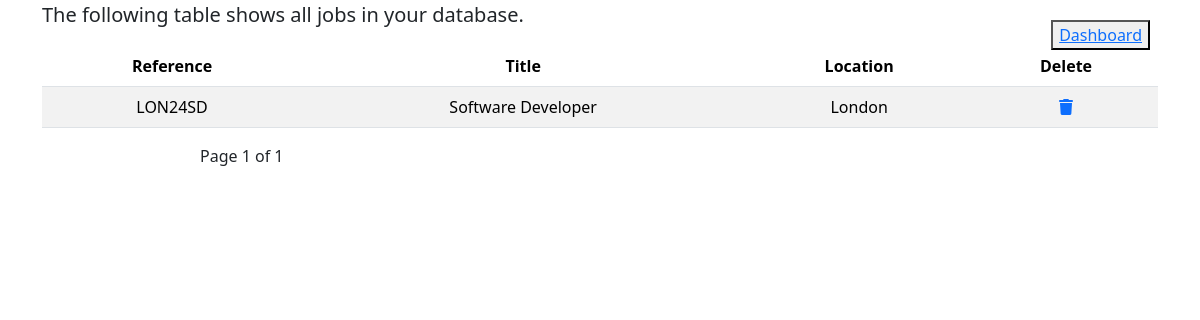
The app's page /employer_view_jobs/ with its own data.
### registration/models.py (models this page shows, shortened)
class Jobs(models.Model):
    reference=models.CharField(primary_key=True,max_length=15)
    title = models.CharField(max_length=255)
    duration=models.CharField(max_length=100)
    type=models.CharField(max_length=100)
    rate=models.CharField(max_length=200)
    location = models.CharField(max_length=255)
    description = models.TextField()

### registration/views.py (the view)
# urls.py: path('employer_view_jobs/', views.employer_view_jobs, name='employer_view_jobs'),
def employer_view_jobs(request):
    pagin=Paginator(Jobs.objects.all().order_by('reference'),10)
    page=request.GET.get('page')
    context=pagin.get_page(page)
    return render (request,'registration/employer_view_jobs.html',{'context':context})

### registration/templates/registration/employer_view_jobs.html (shortened to what this page needs)
{% extends 'registration/index.html' %}
{% load static %}
{% load crispy_forms_tags %}
{%block content%}
<div class="container">
    <p class="para lead font-italic">The following table shows all jobs in your database.</p>
    <table class="table table-striped text-center">
        <thead class="bless font-weight-bold">
            <tr class="trow">
                <th class="tdata">Reference</th>
                <th>Title</th>
                <th>Location</th>
                <th>Delete</th>
            </tr>
        </thead>
        <tbody>
            {% for job in context %}
                <tr>
                    <td class="tdi">{{job.reference}}</td>
                    <td class="tdf">{{job.title}}</td>
                    <td class="tdl">{{job.location}}</td>
                    <td>
                        <a href="{% url 'delete_jobs' reference=job.reference %}"><i class="fas fa-trash"></i></a>
                    </td>
                </tr>
            {% endfor %}
        </tbody>
    </table>
</div>
<button class="view-job">
    <a href="{% url 'employer_dashboard' %}">Dashboard</a>
</button>
<div class="pag">
    Page {{ context.number }} of {{ context.paginator.num_pages }}
</div>
{%endblock%}

### registration/templates/registration/employer_view_jobs.html (style rules this page uses)
.pag { margin-left: 200px; }
.view-job { position: fixed; top: 20px; right: 50px; }

### records on screen
Jobs: reference "LON24SD", title "Software Developer", location "London"

### other values on screen
{{ context.number }} "1"
{{ context.paginator.num_pages }} "1"
